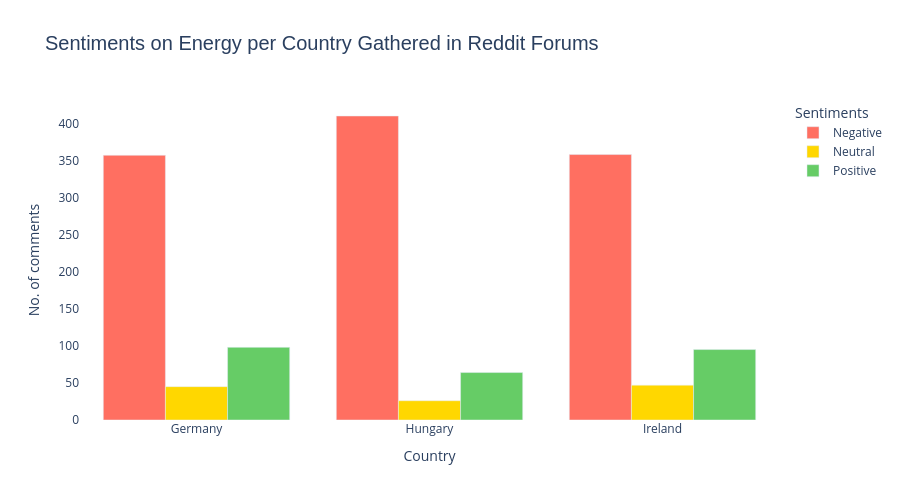

Notebook source saved alongside this figure:
### Markdown cell above
## Plot results

### Code cell
# Define color map
color_map = {
    'Positive': '#66CC66',
    'Negative': '#FF6F61',
    'Neutral': '#FFD700'
}

grouped_df = sentiments_df.groupby(['country', 'flair_prediction']).size().reset_index(name='count')


# Project Results
fig = px.bar(
    grouped_df,
    x='country', 
    y='count', 
    color='flair_prediction',
    color_discrete_map=color_map,
    labels={
        'count': 'No. of comments',
        'flair_prediction': 'Sentiments',
        'country': 'Country'
    },
    title='Sentiments on Energy per Country Gathered in Reddit Forums',
    barmode='group'
)


fig.update_layout(
    title_font=dict(size=20, family='Arial'),
    width=900,
    height=500,
    plot_bgcolor='rgba(0,0,0,0)' # this makes background transparent
)
#fig.write_html("assets/Sentiments_plot.html")
fig.write_image("assets/sentiment_analysis_plot.png") 
fig.show()

### Figure 1 — Plotly figure (JSON) as saved in the notebook; plotly's stock layout.template omitted (floating-point values rounded to 4 significant figures)
{"data": [{"alignmentgroup": "True", "hovertemplate": "Sentiments=Negative<br>Country=%{x}<br>No. of comments=%{y}<extra></extra>", "legendgroup": "Negative", "marker": {"color": "#FF6F61", "pattern": {"shape": ""}}, "name": "Negative", "offsetgroup": "Negative", "orientation": "v", "showlegend": true, "textposition": "auto", "type": "bar", "x": ["Germany", "Hungary", "Ireland"], "xaxis": "x", "y": [357, 410, 358], "yaxis": "y"}, {"alignmentgroup": "True", "hovertemplate": "Sentiments=Neutral<br>Country=%{x}<br>No. of comments=%{y}<extra></extra>", "legendgroup": "Neutral", "marker": {"color": "#FFD700", "pattern": {"shape": ""}}, "name": "Neutral", "offsetgroup": "Neutral", "orientation": "v", "showlegend": true, "textposition": "auto", "type": "bar", "x": ["Germany", "Hungary", "Ireland"], "xaxis": "x", "y": [45, 26, 47], "yaxis": "y"}, {"alignmentgroup": "True", "hovertemplate": "Sentiments=Positive<br>Country=%{x}<br>No. of comments=%{y}<extra></extra>", "legendgroup": "Positive", "marker": {"color": "#66CC66", "pattern": {"shape": ""}}, "name": "Positive", "offsetgroup": "Positive", "orientation": "v", "showlegend": true, "textposition": "auto", "type": "bar", "x": ["Germany", "Hungary", "Ireland"], "xaxis": "x", "y": [98, 64, 95], "yaxis": "y"}], "layout": {"barmode": "group", "height": 500, "legend": {"title": {"text": "Sentiments"}, "tracegroupgap": 0}, "plot_bgcolor": "rgba(0,0,0,0)", "title": {"font": {"family": "Arial", "size": 20}, "text": "Sentiments on Energy per Country Gathered in Reddit Forums"}, "width": 900, "xaxis": {"anchor": "y", "domain": [0, 1], "title": {"text": "Country"}}, "yaxis": {"anchor": "x", "domain": [0, 1], "title": {"text": "No. of comments"}}}}
